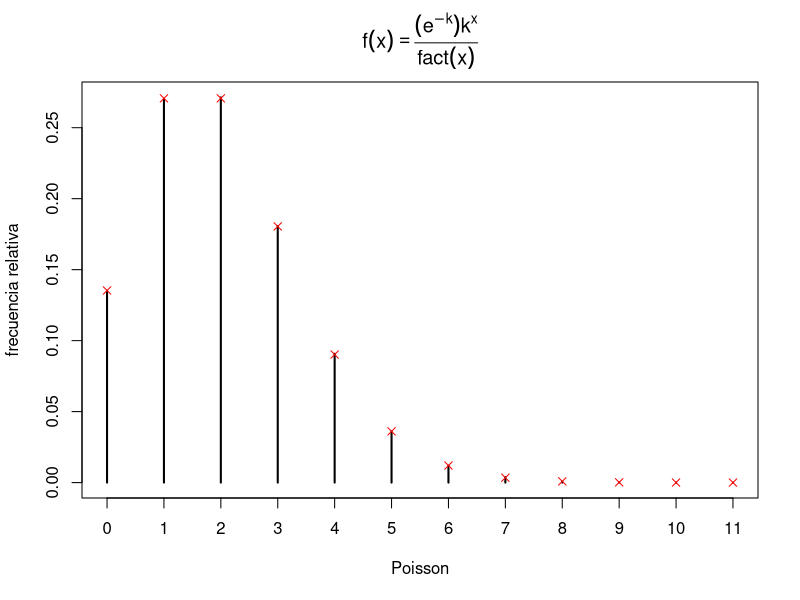

This figure's R source:
set.seed(3421)
#######################DISTRIBUCION DE POISSON##################################
ncomp <- 0
rfmp <- function(lambda, nsim) {
  poisson <- numeric(nsim)
  U <- runif(nsim)
  for(j in 1:nsim) {
    k <- 0
    Fx <- 0
    B <- T
    while (B==T) {
      p <- exp(-lambda)*(lambda^k)/(factorial(k))
      Fx <- Fx + p
      if (Fx < U[j]) {
        k <- k + 1
      } else {
        poisson[j] <- k
        B <- F
      }
    }
    ncomp <<- ncomp + k + 1
  }
  return(poisson)
}
rx <- rfmp(lambda= 2,nsim =10^5)

################################################################################
mean(rx) # Aproximacion de la media real
m<-rpois(n = 10^5,lambda = 2)
mean(m)  # Aproximacion de la media teorica
################################################################################
## GRAFICA ---------------------------------------------------------------------
lambda<-2
nsim<-10^5
ncomp/nsim # Numero medio de comparaciones
# Analisis de resultados
res <- (table(rx)/nsim)
plot(res, ylab = "frecuencia relativa", xlab = "Poisson",
     main = expression(f(x) == frac((e^-k)*k^x, fact(x))))
################################################################################
#PUNTOS ------------------------------------------------------------------------
fmp <- dpois(x = 0:max(rx),lambda = lambda)
points(0:max(rx), fmp, pch = 4, col= "red")  # Comparacion teorica
#TABLA DE VALORES A COMPARAR ---------------------------------------------------
res1 <- as.data.frame(res)
names(res1) <- c("x", "psim")
res1$pteor <- fmp
res1
#####################PRUEBA DE BONDAD DE AJUSTE#################################
alpha <- 0.05
prop <- sum(rx)/length(rx)
p1 <-prop/sum(rx)
pr <- rep(p1, length(rx))
chi <- chisq.test(rx)
###############################################################################
# prueba chi-cuadrado-----------------------------------------------------------
Estadistico.prueba <- chi$p.value 
criterio <- (Estadistico.prueba > qchisq(1-alpha, 9))
if(criterio == TRUE){
  "Rechazo la H0: (no son uniformidad, ni independientes)"
}else{
  "No Rechazo la Ho: (hay evidencia de uniformidad y son independientes)"
}
################################################################################


